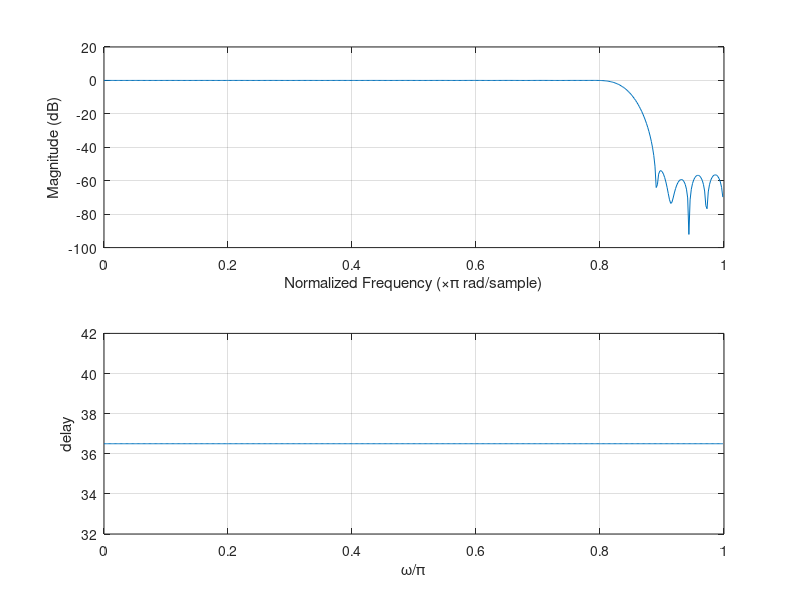

Source code (MATLAB):
wp = 0.8 * pi;
delta_w = 0.09 * pi;
wst = wp + delta_w;
%As = 40;

w0 = (wp + wst) / 2;

N = ceil(6.6*pi / delta_w);

b2 = fir1(N-1, w0/pi, hamming(N));
freqz(b2, 1);
[gd, w] = grpdelay(b2, 1);
plot(w/pi, gd);
xlabel('\omega/\pi');
ylabel('delay');
grid;